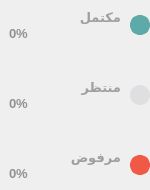
                           <widget class="QFrame" name="frame_21">
                            <property name="sizePolicy">
                             <sizepolicy hsizetype="Preferred" vsizetype="Preferred">
                              <horstretch>0</horstretch>
                              <verstretch>0</verstretch>
                             </sizepolicy>
                            </property>
                            <property name="minimumSize">
                             <size>
                              <width>120</width>
                              <height>0</height>
                             </size>
                            </property>
                            <property name="maximumSize">
                             <size>
                              <width>150</width>
                              <height>16777215</height>
                             </size>
                            </property>
                            <property name="layoutDirection">
                             <enum>Qt::RightToLeft</enum>
                            </property>
                            <property name="styleSheet">
                             <string notr="true">	border-radius: 40px;</string>
                            </property>
                            <property name="frameShape">
                             <enum>QFrame::NoFrame</enum>
                            </property>
                            <property name="frameShadow">
                             <enum>QFrame::Raised</enum>
                            </property>
                            <layout class="QVBoxLayout" name="verticalLayout_31">
                             <property name="spacing">
                              <number>20</number>
                             </property>
                             <property name="leftMargin">
                              <number>0</number>
                             </property>
                             <property name="topMargin">
                              <number>0</number>
                             </property>
                             <property name="rightMargin">
                              <number>0</number>
                             </property>
                             <property name="bottomMargin">
                              <number>0</number>
                             </property>
                             <item>
                              <widget class="QFrame" name="frame_22">
                               <property name="layoutDirection">
                                <enum>Qt::RightToLeft</enum>
                               </property>
                               <property name="styleSheet">
                                <string notr="true"/>
                               </property>
                               <property name="frameShape">
                                <enum>QFrame::NoFrame</enum>
                               </property>
                               <property name="frameShadow">
                                <enum>QFrame::Raised</enum>
                               </property>
                               <layout class="QHBoxLayout" name="horizontalLayout_24">
                                <property name="spacing">
                                 <number>0</number>
                                </property>
                                <property name="leftMargin">
                                 <number>0</number>
                                </property>
                                <property name="topMargin">
                                 <number>0</number>
                                </property>
                                <property name="rightMargin">
                                 <number>0</number>
                                </property>
                                <property name="bottomMargin">
                                 <number>0</number>
                                </property>
                                <item>
                                 <widget class="QFrame" name="frame_23">
                                  <property name="minimumSize">
                                   <size>
                                    <width>20</width>
                                    <height>20</height>
                                   </size>
                                  </property>
                                  <property name="maximumSize">
                                   <size>
                                    <width>20</width>
                                    <height>20</height>
                                   </size>
                                  </property>
                                  <property name="layoutDirection">
                                   <enum>Qt::RightToLeft</enum>
                                  </property>
                                  <property name="styleSheet">
                                   <string notr="true">QFrame {
	border: 4px solid  rgb(94, 170, 168);
	background-color: rgb(94, 170, 168);
	border-radius: 10;
}</string>
                                  </property>
                                  <property name="frameShape">
                                   <enum>QFrame::NoFrame</enum>
                                  </property>
                                  <property name="frameShadow">
                                   <enum>QFrame::Raised</enum>
                                  </property>
                                 </widget>
                                </item>
                                <item>
                                 <widget class="QFrame" name="frame_24">
                                  <property name="minimumSize">
                                   <size>
                                    <width>0</width>
                                    <height>50</height>
                                   </size>
                                  </property>
                                  <property name="maximumSize">
                                   <size>
                                    <width>16777215</width>
                                    <height>50</height>
                                   </size>
                                  </property>
                                  <property name="layoutDirection">
                                   <enum>Qt::RightToLeft</enum>
                                  </property>
                                  <property name="styleSheet">
                                   <string notr="true"/>
                                  </property>
                                  <property name="frameShape">
                                   <enum>QFrame::StyledPanel</enum>
                                  </property>
                                  <property name="frameShadow">
                                   <enum>QFrame::Raised</enum>
                                  </property>
                                  <layout class="QVBoxLayout" name="verticalLayout_32">
                                   <property name="spacing">
                                    <number>0</number>
                                   </property>
                                   <item alignment="Qt::AlignVCenter">
                                    <widget class="QLabel" name="label_13">
                                     <property name="font">
                                      <font>
                                       <pointsize>10</pointsize>
                                       <weight>75</weight>
                                       <bold>true</bold>
                                      </font>
                                     </property>
                                     <property name="layoutDirection">
                                      <enum>Qt::RightToLeft</enum>
                                     </property>
                                     <property name="styleSheet">
                                      <string notr="true">color: rgb(159, 159, 159);</string>
                                     </property>
                                     <property name="text">
                                      <string>مكتمل</string>
                                     </property>
                                    </widget>
                                   </item>
                                   <item alignment="Qt::AlignVCenter">
                                    <widget class="QLabel" name="lbl_complet_task">
                                     <property name="font">
                                      <font>
                                       <pointsize>10</pointsize>
                                       <weight>75</weight>
                                       <bold>true</bold>
                                      </font>
                                     </property>
                                     <property name="layoutDirection">
                                      <enum>Qt::RightToLeft</enum>
                                     </property>
                                     <property name="styleSheet">
                                      <string notr="true">color: rgba(0, 0, 0,100)</string>
                                     </property>
                                     <property name="text">
                                      <string>0%</string>
                                     </property>
                                    </widget>
                                   </item>
                                  </layout>
                                 </widget>
                                </item>
                               </layout>
                              </widget>
                             </item>
                             <item>
                              <widget class="QFrame" name="frame_25">
                               <property name="layoutDirection">
                                <enum>Qt::RightToLeft</enum>
                               </property>
                               <property name="styleSheet">
                                <string notr="true"/>
                               </property>
                               <property name="frameShape">
                                <enum>QFrame::StyledPanel</enum>
                               </property>
                               <property name="frameShadow">
                                <enum>QFrame::Raised</enum>
                               </property>
                               <layout class="QHBoxLayout" name="horizontalLayout_25">
                                <property name="spacing">
                                 <number>0</number>
                                </property>
                                <property name="leftMargin">
                                 <number>0</number>
                                </property>
                                <property name="topMargin">
                                 <number>0</number>
                                </property>
                                <property name="rightMargin">
                                 <number>0</number>
                                </property>
                                <property name="bottomMargin">
                                 <number>0</number>
                                </property>
                                <item>
                                 <widget class="QFrame" name="frame_26">
                                  <property name="minimumSize">
                                   <size>
                                    <width>20</width>
                                    <height>20</height>
                                   </size>
                                  </property>
                                  <property name="maximumSize">
                                   <size>
                                    <width>20</width>
                                    <height>20</height>
                                   </size>
                                  </property>
                                  <property name="layoutDirection">
                                   <enum>Qt::RightToLeft</enum>
                                  </property>
                                  <property name="styleSheet">
                                   <string notr="true">QFrame {
	background-color: rgb(200, 200, 203,100);
	border-radius: 10;
}</string>
                                  </property>
                                  <property name="frameShape">
                                   <enum>QFrame::NoFrame</enum>
                                  </property>
                                  <property name="frameShadow">
                                   <enum>QFrame::Raised</enum>
                                  </property>
                                 </widget>
                                </item>
                                <item>
                                 <widget class="QFrame" name="frame_27">
                                  <property name="minimumSize">
                                   <size>
                                    <width>0</width>
                                    <height>50</height>
                                   </size>
                                  </property>
                                  <property name="maximumSize">
                                   <size>
                                    <width>16777215</width>
                                    <height>50</height>
                                   </size>
                                  </property>
                                  <property name="layoutDirection">
                                   <enum>Qt::RightToLeft</enum>
                                  </property>
                                  <property name="styleSheet">
                                   <string notr="true"/>
                                  </property>
                                  <property name="frameShape">
                                   <enum>QFrame::StyledPanel</enum>
                                  </property>
                                  <property name="frameShadow">
                                   <enum>QFrame::Raised</enum>
                                  </property>
                                  <layout class="QVBoxLayout" name="verticalLayout_33">
                                   <property name="spacing">
                                    <number>0</number>
                                   </property>
                                   <item alignment="Qt::AlignVCenter">
                                    <widget class="QLabel" name="label_15">
                                     <property name="font">
                                      <font>
                                       <pointsize>10</pointsize>
                                       <weight>75</weight>
                                       <bold>true</bold>
                                      </font>
                                     </property>
                                     <property name="layoutDirection">
                                      <enum>Qt::RightToLeft</enum>
                                     </property>
                                     <property name="styleSheet">
                                      <string notr="true">color: rgb(159, 159, 159);</string>
                                     </property>
                                     <property name="text">
                                      <string>منتظر</string>
                                     </property>
                                    </widget>
                                   </item>
                                   <item alignment="Qt::AlignVCenter">
                                    <widget class="QLabel" name="lbl_notcomplet_task">
                                     <property name="font">
                                      <font>
                                       <pointsize>10</pointsize>
                                       <weight>75</weight>
                                       <bold>true</bold>
                                      </font>
                                     </property>
                                     <property name="layoutDirection">
                                      <enum>Qt::RightToLeft</enum>
                                     </property>
                                     <property name="styleSheet">
                                      <string notr="true">color: rgba(0, 0, 0,100)</string>
                                     </property>
                                     <property name="text">
                                      <string>0%</string>
                                     </property>
                                    </widget>
                                   </item>
                                  </layout>
                                 </widget>
                                </item>
                               </layout>
                              </widget>
                             </item>
                             <item>
                              <widget class="QFrame" name="frame_28">
                               <property name="layoutDirection">
                                <enum>Qt::RightToLeft</enum>
                               </property>
                               <property name="styleSheet">
                                <string notr="true"/>
                               </property>
                               <property name="frameShape">
                                <enum>QFrame::StyledPanel</enum>
                               </property>
                               <property name="frameShadow">
                                <enum>QFrame::Raised</enum>
                               </property>
                               <layout class="QHBoxLayout" name="horizontalLayout_26">
                                <property name="spacing">
                                 <number>0</number>
                                </property>
                                <property name="leftMargin">
                                 <number>0</number>
                                </property>
                                <property name="topMargin">
                                 <number>0</number>
                                </property>
                                <property name="rightMargin">
                                 <number>0</number>
                                </property>
                                <property name="bottomMargin">
                                 <number>0</number>
                                </property>
                                <item>
                                 <widget class="QFrame" name="frame_29">
                                  <property name="minimumSize">
                                   <size>
                                    <width>20</width>
                                    <height>20</height>
                                   </size>
                                  </property>
                                  <property name="maximumSize">
                                   <size>
                                    <width>20</width>
                                    <height>20</height>
                                   </size>
                                  </property>
                                  <property name="layoutDirection">
                                   <enum>Qt::RightToLeft</enum>
                                  </property>
                                  <property name="styleSheet">
                                   <string notr="true">QFrame {
	border: 4px solid rgb(240, 89, 69);
	background-color: rgb(240, 89, 69);
	border-radius: 10;
}</string>
                                  </property>
                                  <property name="frameShape">
                                   <enum>QFrame::NoFrame</enum>
                                  </property>
                                  <property name="frameShadow">
                                   <enum>QFrame::Raised</enum>
                                  </property>
                                 </widget>
                                </item>
                                <item>
                                 <widget class="QFrame" name="frame_30">
                                  <property name="minimumSize">
                                   <size>
                                    <width>0</width>
                                    <height>50</height>
                                   </size>
                                  </property>
                                  <property name="maximumSize">
                                   <size>
                                    <width>16777215</width>
                                    <height>50</height>
                                   </size>
                                  </property>
                                  <property name="layoutDirection">
                                   <enum>Qt::RightToLeft</enum>
                                  </property>
                                  <property name="styleSheet">
                                   <string notr="true"/>
                                  </property>
                                  <property name="frameShape">
                                   <enum>QFrame::StyledPanel</enum>
                                  </property>
                                  <property name="frameShadow">
                                   <enum>QFrame::Raised</enum>
                                  </property>
                                  <layout class="QVBoxLayout" name="verticalLayout_34">
                                   <property name="spacing">
                                    <number>0</number>
                                   </property>
                                   <item alignment="Qt::AlignVCenter">
                                    <widget class="QLabel" name="label_17">
                                     <property name="font">
                                      <font>
                                       <pointsize>10</pointsize>
                                       <weight>75</weight>
                                       <bold>true</bold>
                                      </font>
                                     </property>
                                     <property name="layoutDirection">
                                      <enum>Qt::RightToLeft</enum>
                                     </property>
                                     <property name="styleSheet">
                                      <string notr="true">color: rgb(159, 159, 159);</string>
                                     </property>
                                     <property name="text">
                                      <string>مرفوض</string>
                                     </property>
                                    </widget>
                                   </item>
                                   <item alignment="Qt::AlignVCenter">
                                    <widget class="QLabel" name="lbl_restrected_task">
                                     <property name="font">
                                      <font>
                                       <pointsize>10</pointsize>
                                       <weight>75</weight>
                                       <bold>true</bold>
                                      </font>
                                     </property>
                                     <property name="layoutDirection">
                                      <enum>Qt::RightToLeft</enum>
                                     </property>
                                     <property name="styleSheet">
                                      <string notr="true">color: rgba(0, 0, 0,100)</string>
                                     </property>
                                     <property name="text">
                                      <string>0%</string>
                                     </property>
                                    </widget>
                                   </item>
                                  </layout>
                                 </widget>
                                </item>
                               </layout>
                              </widget>
                             </item>
                            </layout>
                           </widget>
